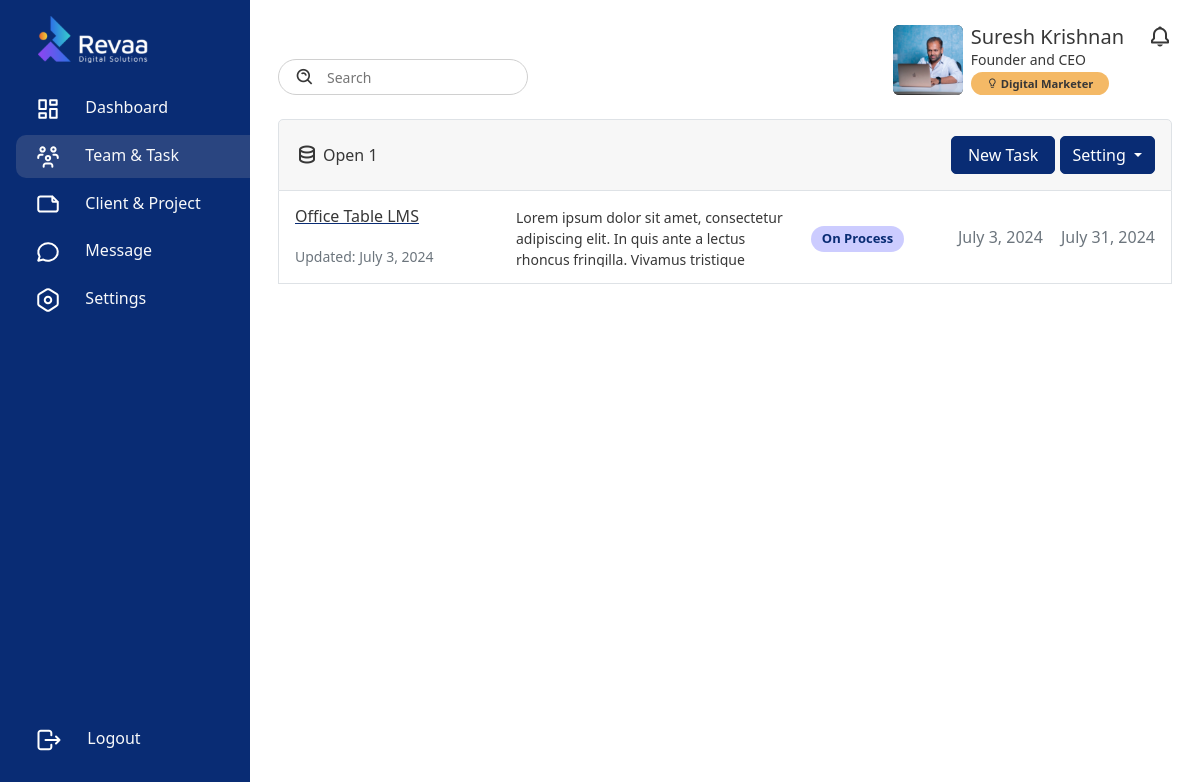
Page /team/1/ (signed in) on the earlier database version.
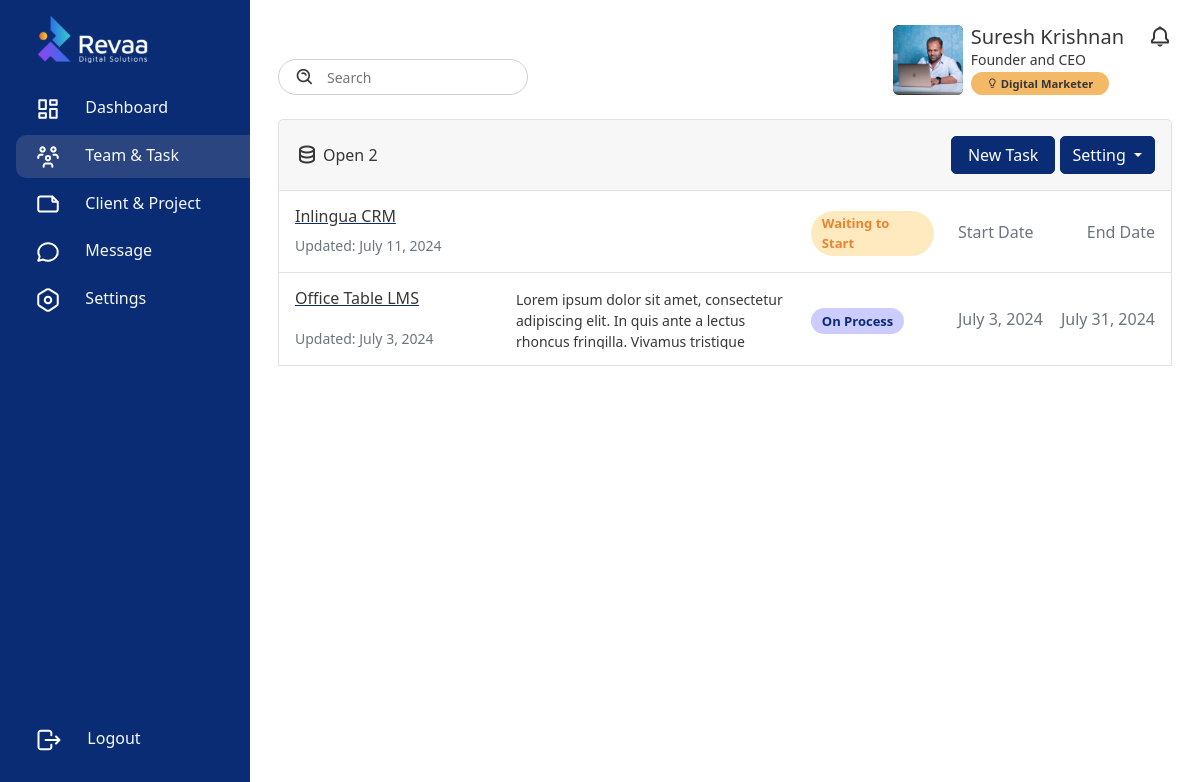
Same page on the later database version.
### frontend/models.py (models this page shows, shortened)
class Project(models.Model):
    WAITING_TO_START = 'Waiting to Start'
    DROPPED = 'Dropped'
    HOLD = 'Hold'
    ON_PROCESS = 'On Process'
    COMPLETED = 'Completed'
    CLOSED = 'Closed'
    STATUS_CHOICES = [
        (WAITING_TO_START, 'Waiting to Start'),
        (DROPPED, 'Dropped'),
        (HOLD, 'Hold'),
        (ON_PROCESS, 'On Process'),
        (COMPLETED, 'Completed'),
        (CLOSED, 'Closed'),
    ]
    HIGH = 'High'
    MEDIUM = 'Medium'
    LOW = 'Low'
    PRIORITY_CHOICES = [
        (HIGH, 'High'),
        (MEDIUM, 'Medium'),
        (LOW, 'Low'),
    ]
    project_img = models.ImageField(upload_to='path/to/upload/', null=True, blank=True)
    client = models.ForeignKey(customersTable, on_delete=models.CASCADE)
    project_name = models.CharField(max_length=255)  # Added max_length for project name
    project_description = models.TextField(null=True, blank=True)  # Fixed typo from project_discription to project_description
    start_date = models.DateField(null=True, blank=True)
    end_of_date = models.DateField(null=True, blank=True)
    status = models.CharField(choices=STATUS_CHOICES, default=WAITING_TO_START, max_length=16, null=True, blank=True)
    priority = models.CharField(choices=PRIORITY_CHOICES, max_length=10, null=True, blank=True)
    team = models.ForeignKey(Team, on_delete=models.SET_NULL, related_name='projects', null=True)
    created_by = models.ForeignKey(User, on_delete=models.SET_NULL, related_name='projects_created', null=True)
    created_date = models.DateField(auto_now_add=True)
    updated_by = models.ForeignKey(User, on_delete=models.SET_NULL, related_name='projects_updated', null=True)
    updated_date = models.DateField(auto_now=True)

### frontend/functions/team_details.py (the view)
# urls.py: path('team/<int:pk>/',team_details.teams_details, name='teams_details'),
@login_required(login_url='login')
def teams_details(request, pk):
    try:
        get_team = Team.objects.get(pk=pk)
        team_leader = EmployeeDetail.objects.filter(is_team_leader=True)
        team_members = get_team.members.all()
        get_project = Project.objects.filter(team=get_team)
        Priority = TaskSheet.PRIORITY_CHOICES
    except:
        messages.error(request, 'Team is not found')
        return redirect('teams')
    all_projects = Project.objects.filter(team=get_team)[::-1]
    all_customers = customersTable.objects.all()[::-1]
    context = {
        'team_leader':team_leader,
        'team_members':team_members,
        'get_project':get_project,
        'Priority':Priority,
        'teams_page': 'active',
        'get_team':get_team,
        'members':get_team.members,
        'all_projects':all_projects,
        'all_customers':all_customers,
    }
    return render(request, 'tmt-tool/team_details.html', context)

### frontend/models.py (called while the page is built)
    def __str__(self):
        return self.name

### templates/tmt-tool/team_details.html (shortened to what the changed rows need)
{% extends 'base.html' %}
{% load static %}
{% block container %}
<div class="d-flex">
    <div class="content w-100">
        <div class="container mt-4">
            <div class="card">
                <div class="card-header p-3 border d-flex align-items-center justify-content-between">
                    <div class="d-flex align-items-center justify-content-start">
                        <div class="d-flex text-decoration-none me-3"><i class='bx bx-data fs-4 m-0 me-1'></i>
                            <p class="m-0 p-0">Open {{all_projects | length}}</p>
                        </div>
                    </div>
                </div>
                {% if all_projects %}
                {% for project in all_projects %}
                <div class="card-body border border-top-0 p-3">
                    <div class="row" style="max-height: 60px;">
                        <div class="col-3 d-flex flex-column align-items-start justify-content-between">
                            <div>
                                <a href="{% url 'project_details' team_pk=get_team.pk project_pk=project.pk %}" class=""><h6>{{ project.project_name }}</h6></a>
                            </div>
                            <p class="m-0 p-0 small text-muted">Updated: {{ project.updated_date }}</p>
                        </div>
                        <div class="col-4 d-flex flex-column align-items-start justify-content-center">
                            <small style="max-height: 60px; overflow-y: hidden;">
                                {{ project.project_description }}
                            </small>
                        </div>
                        <div class="col-2 d-flex align-items-center">
                            {% if project.status %}
                            <p class="m-0 p-0
                            {% if project.status == 'Waiting to Start' %}
                            cs-alert-orange
                            {% elif project.status == 'Hold' %}
                            cs-alert-danger
                            {% elif project.status == 'Closed' %}
                            cs-alert-danger
                            {% elif project.status == 'Completed' %}
                            cs-alert-green
                            {% elif project.status == 'On Process' %}
                            cs-alert-primary
                            {% endif %}
                            mt-1">
                            {{ project.status }}</p>
                            {% else %}
                            <p class="m-0 p-0 cs-alert-yellow mt-1">Status</p>
                            {% endif %}
                        </div>
                        <div class="col-3 d-flex align-items-center justify-content-between">
                            {% if project.start_date %}
                            <p class="m-0 p-0 text-muted">{{ project.start_date }}</p>
                            {% else %}
                            <p class="m-0 p-0 text-muted">Start Date</p>
                            {% endif %}
                            {% if project.end_of_date %}
                            <p class="m-0 p-0 text-muted">{{ project.end_of_date }}</p>
                            {% else %}
                            <p class="m-0 p-0 text-muted">End Date</p>
                            {% endif %}
                        </div>
                    </div>
                </div>
                {% endfor %}
                {% endif %}
              </div>
        </div>
    </div>
</div>
{% endblock %}

Differences in the rows shown:
added Project: project_name "Inlingua CRM", updated_date "July 11, 2024", status "Waiting to Start", shows "Start Date", shows "End Date"
Other differences:
{{ all_projects | length }}: "1" → "2"
